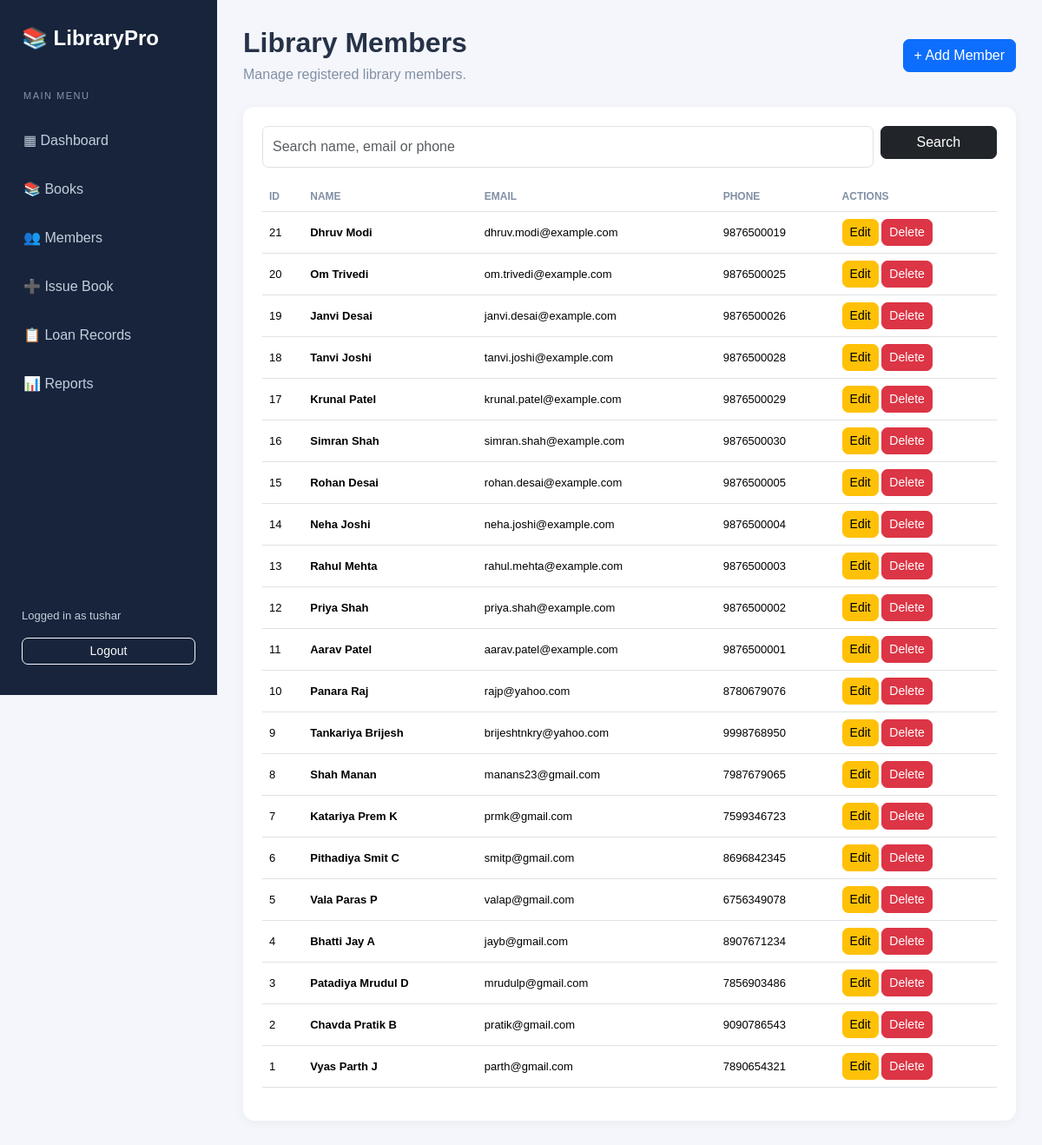
Screenshot of /members (signed in) with the database file from the repository.
### models.py (models this page shows, shortened)
class User(UserMixin, db.Model):
    id = db.Column(db.Integer, primary_key=True)
    username = db.Column(db.String(80), unique=True, nullable=False)
    password_hash = db.Column(db.String(255), nullable=False)

class Member(db.Model):
    id = db.Column(db.Integer, primary_key=True)
    name = db.Column(db.String(150), nullable=False)
    email = db.Column(db.String(150), unique=True, nullable=False)
    phone = db.Column(db.String(20))
    address = db.Column(db.Text)
    loans = db.relationship("Loan", backref="member", lazy=True)

### app.py (the view, shortened to what this page needs)
@app.route("/members")
@login_required
def members():
    search = request.args.get("search", "").strip()
    query = Member.query
    all_members = query.order_by(Member.id.desc()).all()
    return render_template(
        "members.html",
        members=all_members,
        search=search
    )

### app.py (called while the page is built)
@login_manager.user_loader
def load_user(user_id):
    return db.session.get(User, int(user_id))

### templates/members.html (shortened to what this page needs)
{% extends 'base.html' %}
{% block content %}
<div class="page-heading">
    <div>
        <h2>Library Members</h2>
        <p>Manage registered library members.</p>
    </div>
    <a href="{{ url_for('add_member') }}" class="btn btn-primary">
        + Add Member
    </a>
</div>
<div class="content-card">
    <form method="GET" class="row g-2 mb-3">
        <div class="col-md-10">
            <input name="search" class="form-control"
                   value="{{ search }}"
                   placeholder="Search name, email or phone">
        </div>
        <div class="col-md-2">
            <button class="btn btn-dark w-100">Search</button>
        </div>
    </form>
    <div class="table-responsive">
        <table class="table align-middle">
            <thead>
                <tr>
                    <th>ID</th>
                    <th>Name</th>
                    <th>Email</th>
                    <th>Phone</th>
                    <th>Actions</th>
                </tr>
            </thead>
            <tbody>
            {% for member in members %}
                <tr>
                    <td>{{ member.id }}</td>
                    <td><strong>{{ member.name }}</strong></td>
                    <td>{{ member.email }}</td>
                    <td>{{ member.phone or '-' }}</td>
                    <td>
                        <a href="{{ url_for('edit_member', member_id=member.id) }}"
                           class="btn btn-warning btn-sm">Edit</a>
                        <form method="POST"
                              action="{{ url_for('delete_member', member_id=member.id) }}"
                              class="d-inline"
                              onsubmit="return confirm('Delete this member?')">
                            <button class="btn btn-danger btn-sm">
                                Delete
                            </button>
                        </form>
                    </td>
                </tr>
            {% else %}
                <tr>
                    <td colspan="5" class="text-center py-4">
                        No members found.
                    </td>
                </tr>
            {% endfor %}
            </tbody>
        </table>
    </div>
</div>
{% endblock %}

### templates/base.html (shortened to what this page needs)
<!DOCTYPE html>
<html lang="en">
<head>
    <link href="https://cdn.jsdelivr.net/npm/bootstrap@5.3.3/dist/css/bootstrap.min.css"
          rel="stylesheet">
    <link rel="stylesheet"
          href="{{ url_for('static', filename='css/style.css') }}">
</head>
<body>
{% if current_user.is_authenticated %}
<div class="sidebar">
    <h4 class="brand">📚 LibraryPro</h4>
    <p class="sidebar-label">MAIN MENU</p>
    <a href="{{ url_for('dashboard') }}">▦ Dashboard</a>
    <a href="{{ url_for('books') }}">📚 Books</a>
    <a href="{{ url_for('members') }}">👥 Members</a>
    <a href="{{ url_for('issue_book') }}">➕ Issue Book</a>
    <a href="{{ url_for('loans') }}">📋 Loan Records</a>
    <a href="{{ url_for('reports') }}">📊 Reports</a>
    <div class="sidebar-bottom">
        <span>Logged in as {{ current_user.username }}</span>
        <form method="POST" action="{{ url_for('logout') }}">
            <button class="btn btn-outline-light btn-sm w-100 mt-3">
                Logout
            </button>
        </form>
    </div>
</div>
{% endif %}
<main class="{% if current_user.is_authenticated %}main-content{% else %}login-container{% endif %}">
    {% block content %}{% endblock %}
</main>
</body>
</html>

### static/css/style.css (style rules this page uses)
* { box-sizing: border-box; }
body { margin: 0; background: #f4f6fb; font-family: Arial, sans-serif; color: #263248; }
.sidebar { width: 250px; height: 100vh; background: #17243b; color: white; position: fixed; top: 0; left: 0; padding: 25px 15px; z-index: 100; display: flex; flex-direction: column; }
.brand { font-weight: bold; padding: 5px 10px 25px; color: #ffffff; }
.sidebar-label { color: #8794a9; font-size: 11px; letter-spacing: 1.5px; padding-left: 12px; margin-top: 10px; }
.sidebar a { color: #c4cede; display: block; text-decoration: none; padding: 13px 12px; margin: 3px 0; border-radius: 8px; transition: 0.2s; }
.sidebar-bottom { margin-top: auto; font-size: 13px; color: #c4cede; padding: 10px; }
.main-content { margin-left: 250px; padding: 30px; min-height: 100vh; }
.page-heading { display: flex; justify-content: space-between; align-items: center; margin-bottom: 25px; gap: 15px; }
.page-heading h2 { font-weight: 700; margin: 0 0 6px; }
.page-heading p { color: #8290a5; margin: 0; }
.content-card { background: white; border-radius: 13px; padding: 22px; box-shadow: 0 3px 12px rgba(30, 50, 80, 0.05); }
.form-control, .form-select { padding: 11px; border-radius: 7px; }
.table { vertical-align: middle; }
.table thead th { font-size: 12px; color: #8190a5; text-transform: uppercase; white-space: nowrap; }
.table tbody td { font-size: 13px; }
.btn { border-radius: 7px; }

### rows the page displays
User: username "tushar"
Member: id "21", name "Dhruv Modi", email "dhruv.modi@example.com", phone "9876500019"
Member: id "20", name "Om Trivedi", email "om.trivedi@example.com", phone "9876500025"
Member: id "19", name "Janvi Desai", email "janvi.desai@example.com", phone "9876500026"
Member: id "18", name "Tanvi Joshi", email "tanvi.joshi@example.com", phone "9876500028"
Member: id "17", name "Krunal Patel", email "krunal.patel@example.com", phone "9876500029"
Member: id "16", name "Simran Shah", email "simran.shah@example.com", phone "9876500030"
Member: id "15", name "Rohan Desai", email "rohan.desai@example.com", phone "9876500005"
Member: id "14", name "Neha Joshi", email "neha.joshi@example.com", phone "9876500004"
Member: id "13", name "Rahul Mehta", email "rahul.mehta@example.com", phone "9876500003"
Member: id "12", name "Priya Shah", email "priya.shah@example.com", phone "9876500002"
Member: id "11", name "Aarav Patel", email "aarav.patel@example.com", phone "9876500001"
Member: id "10", name "Panara Raj", email "rajp@yahoo.com", phone "8780679076"
Member: id "9", name "Tankariya Brijesh", email "brijeshtnkry@yahoo.com", phone "9998768950"
Member: id "8", name "Shah Manan", email "manans23@gmail.com", phone "7987679065"
Member: id "7", name "Katariya Prem K", email "prmk@gmail.com", phone "7599346723"
Member: id "6", name "Pithadiya Smit C", email "smitp@gmail.com", phone "8696842345"
Member: id "5", name "Vala Paras P", email "valap@gmail.com", phone "6756349078"
Member: id "4", name "Bhatti Jay A", email "jayb@gmail.com", phone "8907671234"
Member: id "3", name "Patadiya Mrudul D", email "mrudulp@gmail.com", phone "7856903486"
Member: id "2", name "Chavda Pratik B", email "pratik@gmail.com", phone "9090786543"
Member: id "1", name "Vyas Parth J", email "parth@gmail.com", phone "7890654321"
